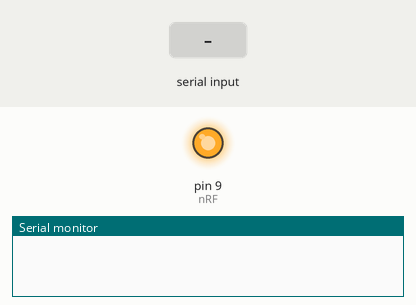
Bench run of a sketch on a simulated Arduino Uno, built with avr-gcc and run on an emulated ATmega328P. On the bench: output pins drawn as LEDs (lit = HIGH), the last lines printed to the serial monitor. The inputs (shaded band) are chosen by the test bench. Pins used as bus, display or sensor lines are not drawn.

Above: at 1.2 s.
1.3 s: "1" received over Serial
At 2.4 s:
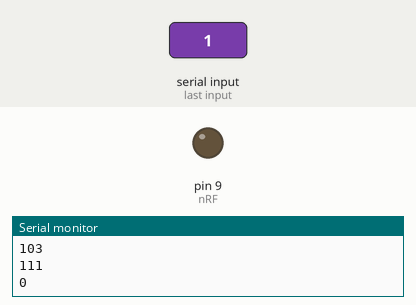
Timing chart, 0 to 4.3 s (numbered marks = the images above; inputs shaded):
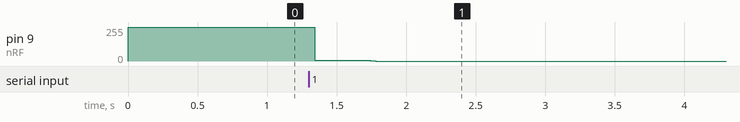

Measured:
- after the input at 1.3 s, pin 9 (nRF): 255/255 → 7/255 at once, → 0/255 0.40 s later

The sketch:

groundstation_99.ino
```cpp
#include <SPI.h>

// NRF Register addresses
const byte CONFIG = 0x00;
const byte EN_AA = 0x01;
const byte EN_RXADDR = 0x02;
const byte SETUP_AW = 0x03;
const byte SETUP_RETR = 0x04;
const byte RF_CH = 0x05;
const byte RF_SETUP = 0x06;
const byte STATUS = 0x07;
const byte RX_ADDR_P0 = 0x0A;
const byte TX_ADDR = 0x10;
const byte RX_PW_P0 = 0x11;
const byte FIFO_STATUS = 0x17;
// Valuues to write to registers
const byte TXMODE = 0x3A;        //only RX_DR enabled, PWR_UP 1, PRIM_RX 0, CRC 1
const byte RXMODE = 0x3B;       //only RX_DR enabled, PWR_UP 1, PRIM_RX 1, CRC 1
const byte CLRIRQ = 0x7E;       //writes 1 to FIFO_STATUS to clear interrupt
const byte EN_DP0 = 0x01;       //enables only data pipe 0
const byte AW_3B = 0x01;        //address width for 3bytes
const byte FREQ = 0x44;         //frequency to 2.444 GHz
const byte DR_PWR = 0x0E;       //sets data rate and power
const byte PW = 0x01;           //payload width
const byte ADDR1B = 0x22;       //the three address bytes
const byte ADDR2B = 0x22;
const byte ADDR3B = 0x22;
// nRF commands
const byte R_RX_PAYLOAD = 0x61;
const byte W_TX_PAYLOAD = 0xA0;
const byte FLUSH_TX = 0xE1;
const byte FLUSH_RX = 0xE2;
//nRF pin assignments
const int nRF = 9;          //p3.5
const int nRFCSN = 10;
const int IRQ = 2;
byte msg[] = "htis is a long packet of ninety-nine characters that we are checking for accuracy! 123 orange mango";
boolean sentBool = LOW;
void setup() {
  pinMode(nRF, OUTPUT);
  pinMode(nRFCSN, OUTPUT);
  SPI.begin();
  SPI.setBitOrder(MSBFIRST);
  SPI.setDataMode(SPI_MODE0);
  digitalWrite(nRFCSN, HIGH);
  Serial.begin(9600);
  setupnRF();
}
void loop() {
  if(Serial.available() > 0) {
//    byte input[1];
  if (sentBool == LOW){
    for (int i = 0; i<100; i++){
      transmitPacket(msg[i], 1);
      Serial.println(msg[i]);
      sentBool = HIGH;
    }
  }
  }
}

void transmitPacket(byte data, size_t datalength) {
  digitalWrite(nRF, LOW);
  nRFWriteRegister(CONFIG,TXMODE);
  nRFWriteCommand(FLUSH_TX);
  digitalWrite(nRFCSN, LOW);
  delayMicroseconds(1);
  SPI.transfer(W_TX_PAYLOAD);
    SPI.transfer(data);
  digitalWrite(nRFCSN,HIGH);
  delayMicroseconds(1);
  digitalWrite(nRF, HIGH);
  delayMicroseconds(50);
  digitalWrite(nRF, LOW);
}


//void transmitPacket(byte data[], size_t datalength) {
//  digitalWrite(nRF, LOW);
//  nRFWriteRegister(CONFIG,TXMODE);
//  nRFWriteCommand(FLUSH_TX);
//  digitalWrite(nRFCSN, LOW);
//  delayMicroseconds(1);
//  SPI.transfer(W_TX_PAYLOAD);
//  for(byte i = 0; i < datalength; i++) {
//    SPI.transfer(data[i]);
//    Serial.println(data[i]); //
//  }
//  digitalWrite(nRFCSN,HIGH);
//  delayMicroseconds(1);
//  digitalWrite(nRF, HIGH);
//  delayMicroseconds(50);
//  digitalWrite(nRF, LOW);
//}

void nRFWriteRegister(byte reg, byte value) {
  digitalWrite(nRFCSN, LOW);
  delayMicroseconds(1);
  reg += 0x20;  //change to write command
  SPI.transfer(reg);
  SPI.transfer(value);
  digitalWrite(nRFCSN, HIGH);
  delayMicroseconds(1);
}

void nRFWriteAddress(byte reg, byte addr1, byte addr2, byte addr3) {
  digitalWrite(nRFCSN, LOW);
  delayMicroseconds(1);
  reg += 0x20;
  SPI.transfer(reg);
  SPI.transfer(addr1);
  SPI.transfer(addr2);
  SPI.transfer(addr3);
  digitalWrite(nRFCSN, HIGH);
  delayMicroseconds(1);
}

void nRFWriteCommand(byte command){
  digitalWrite(nRFCSN, LOW);
  delayMicroseconds(1);
  SPI.transfer(command);
  digitalWrite(nRFCSN, HIGH);
  delayMicroseconds(1);
}

void setupnRF() {
  digitalWrite(nRF, LOW);
  nRFWriteRegister(CONFIG, 0); //reset CONFIG
  nRFWriteRegister(EN_AA,0); //disable auto-acknowledge
  nRFWriteRegister(EN_RXADDR, EN_DP0); //enable only data pipe 0
  nRFWriteRegister(SETUP_AW, AW_3B); //set address width to 3 bytes
  nRFWriteRegister(SETUP_RETR, 0); //disable auto retransmit
  nRFWriteRegister(RF_CH, FREQ); //change frequency to 2.444GHz
  nRFWriteRegister(RF_SETUP, DR_PWR); //1 MBps data rate -12dBm power
  nRFWriteRegister(RX_PW_P0, PW); //Set payload width for DP0
  nRFWriteAddress(RX_ADDR_P0, ADDR1B, ADDR2B, ADDR3B); //setup RX address to be whatever is in ADDR*B
  nRFWriteAddress(TX_ADDR, ADDR1B, ADDR2B, ADDR3B); //same address for TX
  nRFWriteRegister(CONFIG, TXMODE);
  delayMicroseconds(150);
  nRFWriteCommand(FLUSH_TX);
  nRFWriteRegister(CONFIG, RXMODE); //put the nRF in RX and mask all but RX_DR
  nRFWriteCommand(FLUSH_RX); //get rid of anything left in the RX FIFO
  digitalWrite(nRF, HIGH); //enable the chip to go into RX
  delayMicroseconds(1000);
}
```
